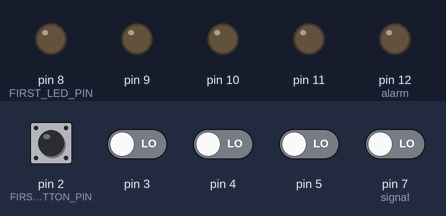
Simulated run of this sketch. Board: Arduino Uno, built with avr-gcc and run on an emulated ATmega328P. Shown: output pins drawn as LEDs (lit = HIGH). Dashed ring = blinking. The inputs (shaded band) are chosen by the test bench; at power-on: pin 2 (FIRST_BUTTON_PIN), pin 3–5, pin 7 (signal) LOW. Random numbers use the default seed unless the sketch sets one.

Above: at 1.2 s.
1.3 s: pin 7 (signal) driven HIGH
At 2.26 s:
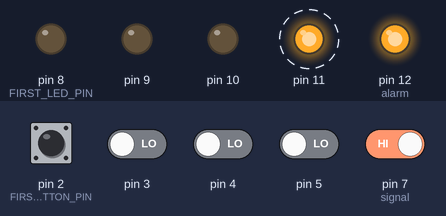
4.3 s: pin 2 (FIRST_BUTTON_PIN) pulled HIGH for 0.15 s
At 4.51 s:
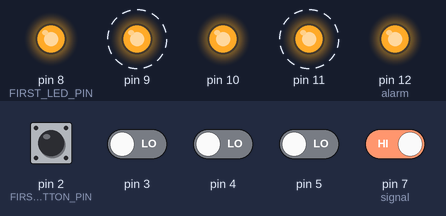
7.4 s: pin 2 (FIRST_BUTTON_PIN) pulled HIGH for 1 s
At 9.14 s:
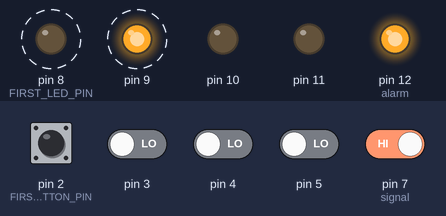
10.4 s: pin 3 driven HIGH
At 11.37 s:
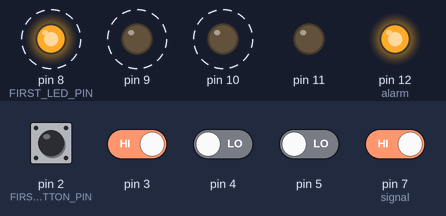
Timing chart, 0 to 14.4 s (numbered marks = the images above; inputs shaded):
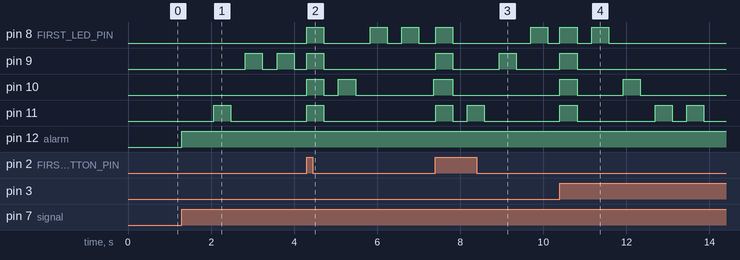

Measured:
- after the input at 1.3 s, pin 9: alternates HIGH for 0.41 s and LOW for 0.35 s, starting after 1.5 s; pin 11: LOW → HIGH after 0.76 s, → LOW 0.41 s later; pin 12 (alarm): LOW → HIGH at once
- after the input at 4.3 s, pin 8 (FIRST_LED_PIN): goes HIGH 0.41 s, LOW 1.1 s, HIGH 0.41 s, LOW 0.35 s, HIGH 0.41 s, then LOW, starting at once
- after the input at 7.4 s, pin 9: alternates HIGH for 0.41 s and LOW for 1.1 s, starting at once; pin 11: alternates HIGH for 0.41 s and LOW for 0.35 s, 4 changes in all, then stays LOW, starting at once
- after the input at 10.4 s, pin 10: alternates HIGH for 0.41 s and LOW for 1.1 s, 4 changes in all, then stays LOW, starting at once

The sketch:

_4_LED.ino
```cpp
#define ADAM  75
#define FIRST_BUTTON_PIN 2
#define FIRST_LED_PIN 8
#define alarm 12
#define signal 7

int light[4];
int counter = 0;
int active, nextButton;
bool hasPressed = false;
bool finished = true;

void setup() {
  pinMode(alarm, OUTPUT);
  digitalWrite(alarm, LOW);
  pinMode(signal, INPUT);

  // put your setup code here, to run once:
  Serial.begin(9600);
  for (int i=FIRST_BUTTON_PIN; i < FIRST_BUTTON_PIN + 4; i++){
    pinMode(i, INPUT);
  }
  for (int ledNo = FIRST_LED_PIN; ledNo < FIRST_LED_PIN + 4; ledNo++) {
    pinMode(ledNo, OUTPUT);
  }
  randomize();
}
void randomize() {
  for (int i = 0; i < 4; i++) {
    light[i] = FIRST_LED_PIN + random(0, 4);
  }
}

void allOn() {
  for (int i = FIRST_LED_PIN; i < FIRST_LED_PIN+4; i++) {
    analogWrite(i, 255);
  }
}

void allOff() {
  for (int i = FIRST_LED_PIN; i < FIRST_LED_PIN+4; i++) {
    analogWrite(i, 0);
  }
}

void ledStuff() {
  if (counter > ADAM) {
    counter = 0;
    if (active >= 4) {
      active = 0;
      allOff();
    }
    else {
      analogWrite(light[active], 255);
      active++;

    }
  }
  else if (counter > ADAM - 35) {
    allOff();
  }
}

bool pressed(int pin) {
  return digitalRead(pin) == HIGH;
}

void dobutton(int button) {
  if (button == light[nextButton]-FIRST_LED_PIN) {
    nextButton++;
    if (nextButton >= 4) {
      snooze();
    }
  }
  else {
    nextButton = 0;
    allOn();
    active = 0;
    randomize();
    counter = 0;
  }
}

void activateAlarm(){
 digitalWrite(alarm, HIGH);
 finished = false;
}

void snooze() {
  //TODO implement spark core functionality to turn off alarm
  finished = true;
  allOn();
  delay(200);
  allOff();
  delay(200);
  allOn();
  delay(200);
  allOff();
  digitalWrite(alarm, LOW);
}

void loop() {
  // put your main code here, to run repeatedly:
  if (finished){
    allOff();
    if (digitalRead(signal) == HIGH){
      activateAlarm();
    }
    return;
  }

  ledStuff();
  bool anyPressed = false;

  for (int pin = FIRST_BUTTON_PIN; pin < FIRST_BUTTON_PIN+4; pin++) {
    if (pressed(pin)) {
      if (!hasPressed) {
        dobutton(pin - FIRST_BUTTON_PIN);
        hasPressed = true;
      }
      anyPressed = true;
      break;
    }
  }

  if (!anyPressed){
    hasPressed = false;

  }

  counter++;
  delay(10);
}
```
